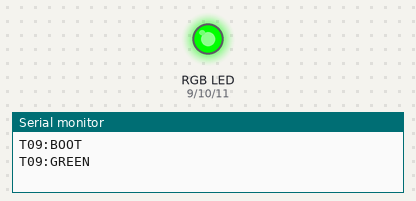
This sketch was run on a simulated Arduino Uno, built with avr-gcc and run on an emulated ATmega328P. On the bench: an RGB LED mixed from three pins (HIGH = lit), the last lines printed to the serial monitor.

Above: at 0.05 s.
At 1.5 s:
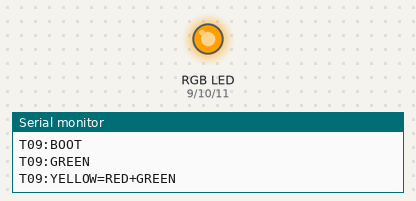
At 2.95 s:
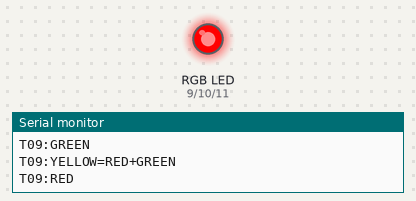
Timing chart, 0 to 6.9 s (numbered marks = the images above):
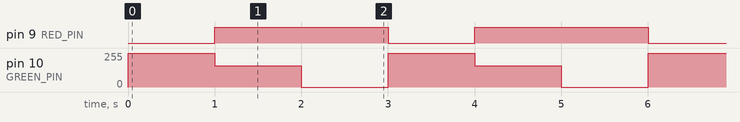

The sketch:

task09_rgb_traffic.ino
```cpp
const byte RED_PIN = 9;
const byte GREEN_PIN = 10;
const byte BLUE_PIN = 11;

void setColor(byte red, byte green, byte blue) {
  analogWrite(RED_PIN, red);
  analogWrite(GREEN_PIN, green);
  analogWrite(BLUE_PIN, blue);
}

void setup() {
  pinMode(RED_PIN, OUTPUT);
  pinMode(GREEN_PIN, OUTPUT);
  pinMode(BLUE_PIN, OUTPUT);
  Serial.begin(9600);
  Serial.println(F("T09:BOOT"));
}

void loop() {
  setColor(0, 255, 0);
  Serial.println(F("T09:GREEN"));
  delay(1000);

  setColor(255, 160, 0);
  Serial.println(F("T09:YELLOW=RED+GREEN"));
  delay(1000);

  setColor(255, 0, 0);
  Serial.println(F("T09:RED"));
  delay(1000);
}
```

Measured:
- by itself, pin 9 (RED_PIN): alternates HIGH for 2.0 s and LOW for 1.0 s
- by itself, pin 10 (GREEN_PIN): repeats every 3.0 s: 160/255 1.0 s, 0/255 1.0 s, 255/255 1.0 s
